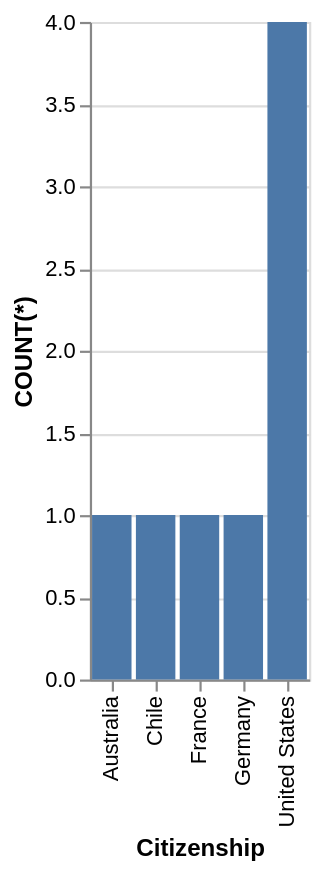

Describe this chart as a Vega-Lite specification.
### Vega-Lite specification from a JSON file in a GitHub repository (floating-point values rounded to 4 significant figures)
{"data": {"values": [{"x_data": "Australia", "y_data": 1}, {"x_data": "Chile", "y_data": 1}, {"x_data": "France", "y_data": 1}, {"x_data": "Germany", "y_data": 1}, {"x_data": "United States", "y_data": 4}]}, "mark": "bar", "encoding": {"x": {"field": "x_data", "type": "nominal", "title": "Citizenship", "sort": "ascending"}, "y": {"field": "y_data", "type": "quantitative", "title": "COUNT(*)"}}}
